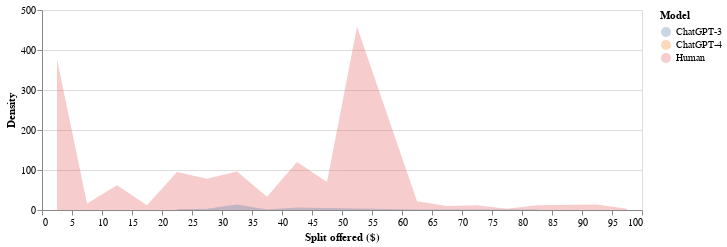

Notebook code for this chart:
### Code cell
import pandas as pd
import os
import json
import csv
import re
import seaborn as sns
import matplotlib.pyplot as plt
import numpy as np
from matplotlib.ticker import FuncFormatter
import altair as alt

# Function to load data from CSV Files
def load_data(game, nrows=None):
    file_path = os.path.join('data', f'{game}.csv')
    return pd.read_csv(file_path, nrows=nrows)

# Get list of available games
game_files = [file.split('.')[0] for file in os.listdir('data') if file.endswith('.csv')]
selected_game = 'dictator'  # Example, you can change this to any game file you have

# Load data for the selected game (5000 lines only)
df = load_data(selected_game, nrows=5000)

binrange = (0, 100)
moves = []
for _, record in df.iterrows():
    if record['Role'] != 'first': continue
    if int(record['Round']) > 1: continue
    if int(record['Total']) != 100: continue
    if record['move'] == 'None': continue
    if record['gameType'] != 'dictator': continue

    move = float(record['move'])
    if move < binrange[0] or move > binrange[1]: continue

    moves.append(move)

df_dictator_human = choices_to_df(moves, 'Human')

choices = [50.0] * 30  # Example data, you can replace with your actual data
df_dictator_gpt4 = choices_to_df(choices, hue=str('ChatGPT-4'))

choices = [25, 35, 70, 30, 20, 25, 40, 80, 30, 30, 40, 30, 30, 30, 30, 30, 40, 40, 30, 30, 40, 30, 60, 20, 40, 25, 30, 30, 30]
df_dictator_turbo = choices_to_df(choices, hue=str('ChatGPT-3'))

# Altair plot for visualizing the distributions
alt_df = pd.concat([df_dictator_human, df_dictator_gpt4, df_dictator_turbo])

alt_chart = alt.Chart(alt_df).mark_area(opacity=0.3).encode(
    x=alt.X('choices:Q', bin=alt.Bin(maxbins=20), title='Split offered ($)'),
    y=alt.Y('count():Q', stack=None, title='Density'),
    color=alt.Color('hue:N', title='Model')
).properties(
    width=600,
    height=200
).resolve_scale(
    y='independent'
)

# Display Altair chart
alt_chart

### Figure 1 — Vega-Lite specification as saved in the notebook (floating-point values rounded to 4 significant figures; data arrays with more than 128 entries replaced by an {"elided": "..."} marker saying what was removed)
{"config": {"view": {"continuousWidth": 300, "continuousHeight": 300}}, "data": {"name": "data-56906c56d8d44be633f2a34fb199e113"}, "mark": {"type": "area", "opacity": 0.3}, "encoding": {"color": {"field": "hue", "title": "Model", "type": "nominal"}, "x": {"bin": {"maxbins": 20}, "field": "choices", "title": "Split offered ($)", "type": "quantitative"}, "y": {"aggregate": "count", "stack": null, "title": "Density", "type": "quantitative"}}, "height": 200, "resolve": {"scale": {"y": "independent"}}, "width": 600, "$schema": "https://vega.github.io/schema/vega-lite/v5.16.3.json", "datasets": {"data-56906c56d8d44be633f2a34fb199e113": {"elided": "1552 records"}}}
